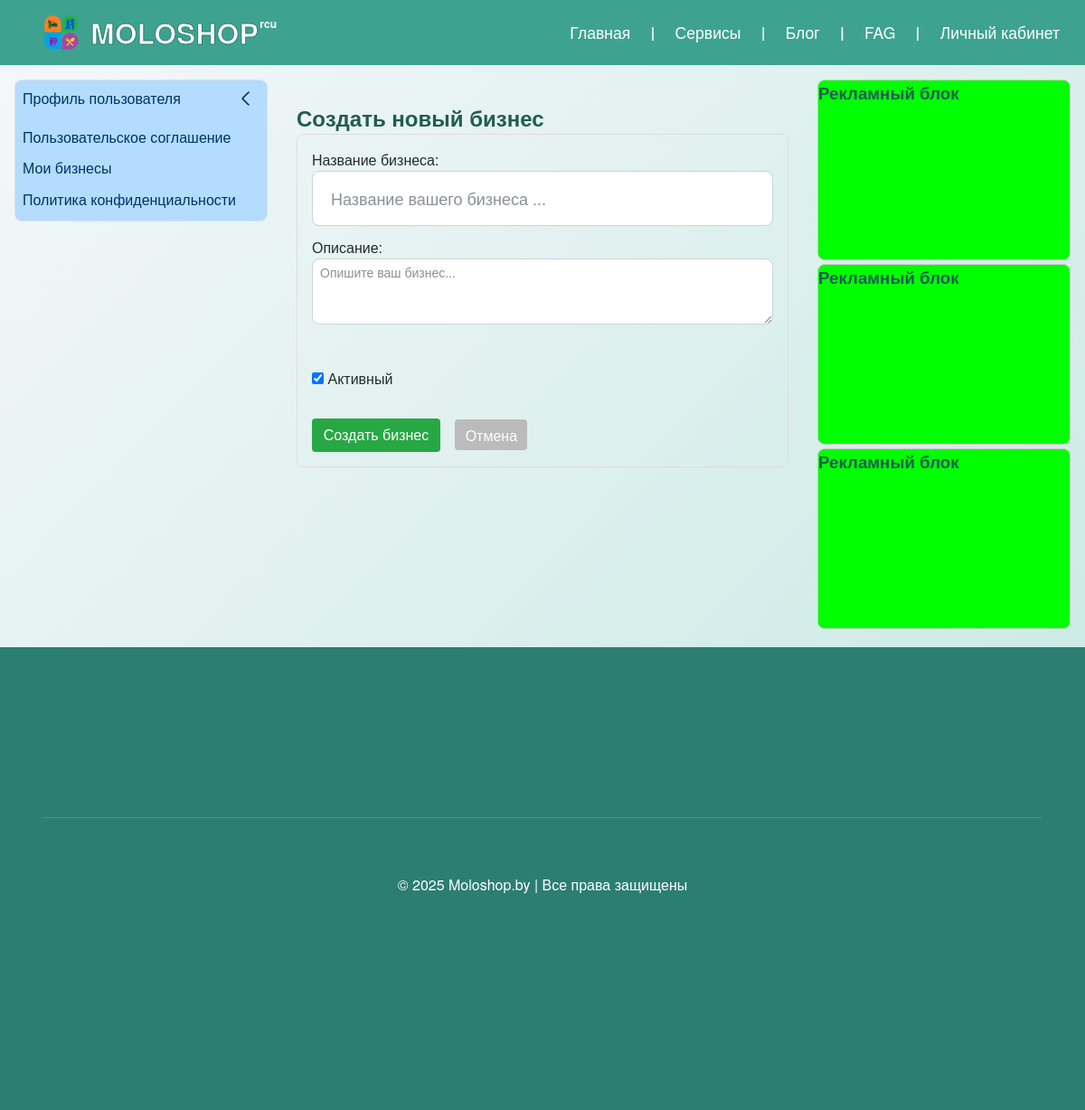
Before: /business/create/ (signed in) with the older database file.
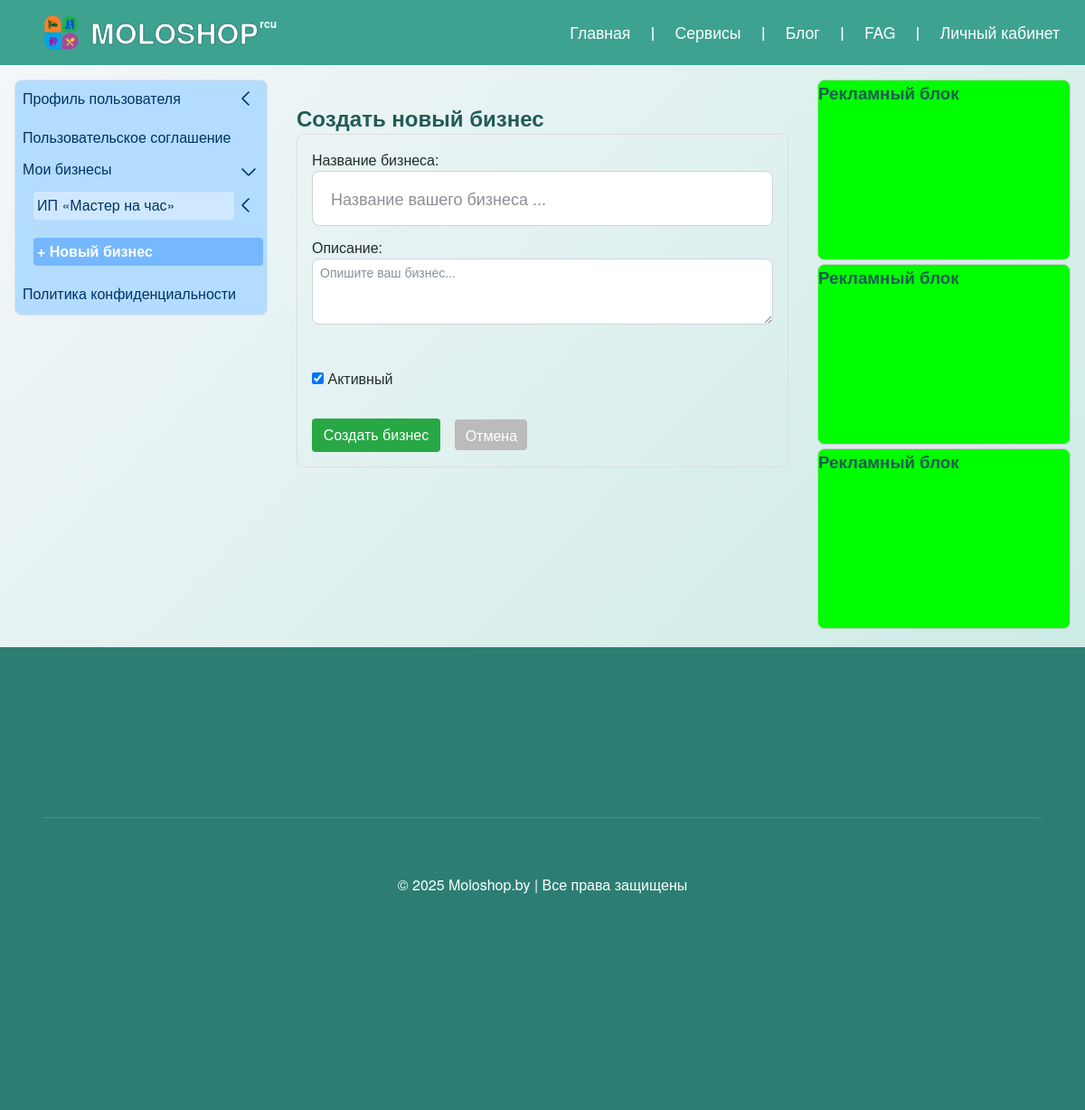
After: the same page with the newer database file.
### apps/users/models/menu.py (models this page shows, shortened)
class ProfileMenuCategory(UUIDModel, MPTTModel):
    user = models.ForeignKey(
        settings.AUTH_USER_MODEL,
        on_delete=models.CASCADE,
        related_name="profile_menu_categories",
        verbose_name="Пользователь",
        null=True,
        blank=True,
        help_text="Пользователь для персональных пунктов меню. Пусто — для общего меню."
    )
    name = models.CharField(max_length=100, verbose_name="Название пункта меню")
    url = models.CharField(max_length=200, blank=True, verbose_name="Имя URL-шаблона",
                           help_text="Имя URL-шаблона с namespace (например: 'landing:policy_detail')")
    url_params = models.JSONField(blank=True, null=True, verbose_name="Параметры для URL",
                                 help_text='Параметры для reverse(), например: {"slug":"politika-konfidentsialnosti"}')
    external_url = models.URLField(blank=True, null=True, verbose_name="Внешняя ссылка",
                                   help_text="Внешняя ссылка (например: https://t.me/moloshop)")
    parent = TreeForeignKey("self", on_delete=models.CASCADE, null=True, blank=True,
                           related_name="children", verbose_name="Родительский пункт меню")
    order = models.PositiveIntegerField(default=0, verbose_name="Порядок сортировки")
    is_active_link = models.BooleanField(default=True, verbose_name="Активная ссылка",
                                         help_text="Если выключена, пункт меню не активен")
    updated_at = models.DateTimeField(auto_now=True, verbose_name="Дата обновления")
    class MPTTMeta:
        order_insertion_by = ["order"]
    class Meta:
        app_label = "users"
        verbose_name = "Пункт меню"
        verbose_name_plural = "Меню личного кабинета"
        ordering = ["order"]
        unique_together = ("user", "name", "parent")
    def get_absolute_url(self):
        from django.urls import reverse
        if self.url:
            try:
                if self.url_params:
                    return reverse(self.url, kwargs=self.url_params)
                return reverse(self.url)
            except Exception:
                return "#"
        elif self.external_url:
            return self.external_url
        return "#"

### apps/business/views/business_options.py (the view)
# urls.py: path("create/", business_create, name="business_create"),
@login_required
def business_create(request):
    if request.method == "POST":
        form = BusinessForm(request.POST, request.FILES)
        if form.is_valid():
            business = form.save(commit=False)
            business.owner = request.user
            business.save()
            root_menu = get_object_or_404(ProfileMenuCategory, user__isnull=True, name="Мои бизнесы", parent=None)
            business_menu = ProfileMenuCategory.objects.create(
                user=request.user,
                name=business.title,
                url='business:business_edit',
                url_params={'business_slug': business.slug},
                order=0,
                parent=root_menu,
            )
            ProfileMenuCategory.objects.create(
                user=request.user,
                name='Адрес',
                url='business:business_address_edit',
                url_params={'business_slug': business.slug},
                order=1,
                parent=business_menu,
            )
            ProfileMenuCategory.objects.create(
                user=request.user,
                name='Контакты',
                url='business:business_contacts_edit',
                url_params={'business_slug': business.slug},
                order=2,
                parent=business_menu,
            )
            ProfileMenuCategory.objects.create(
                user=request.user,
                name='Товары',
                url='business:goods_list',
                url_params={'business_slug': business.slug},
                order=3,
                parent=business_menu,
            )
            ProfileMenuCategory.objects.create(
                user=request.user,
                name='Услуги',
                url='business:service_list',
                url_params={'business_slug': business.slug},
                order=4,
                parent=business_menu,
            )
            messages.success(request, "Бизнес успешно создан и добавлен в меню.")
            return redirect("business:business_edit", business.slug)
    else:
        form = BusinessForm()
    return render(request, "business/showcase/business_create.html", {"form": form})

### apps/core/models/footer_menu.py (called while the page is built)
    def get_col_desktop(self):
        if self.col_desctop:
            return self.col_desctop
        return 4 if self.parent is None and self.order < 4 else 12

    def get_col_md(self):
        return self.col_md or 12

    def get_url(self):
        if self.external_url:
            return self.external_url
        if not self.url or self.url == "#":
            return "#"
        try:
            return reverse(self.url, kwargs=self.url_params or {})
        except NoReverseMatch:
            return "#"

### apps/core/templatetags/footer_menu.py (called while the page is built)
@register.inclusion_tag("core/includes/footer_menu.html", takes_context=True)
def render_footer_menu(context):
    request = context["request"]
    parents = FooterMenuCategory.objects.filter(parent__isnull=True, is_active_link=True).order_by("order")
    return {
        "parents": parents,
        "request": request,
    }

### apps/core/templatetags/string_filters.py (called while the page is built)
@register.filter
def startswith(value, prefix: str) -> bool:
    if not isinstance(value, str):
        return False
    return value.startswith(prefix)

### apps/business/templates/business/showcase/business_create.html (shortened to what this page needs)
{% extends "users/base_userpanel.html" %}
{% load static %}
{% block users_content %}
<div class="container" style="margin-top:1.5rem; margin-bottom:2rem;">
  <h2>Создать новый бизнес</h2>
  <div style="border:1px solid #ddd; border-radius:8px; padding:1rem;">
    <form method="post" enctype="multipart/form-data">
      <div style="margin-bottom:0.75rem;">
        {{ form.title.label_tag }}<br>
        {{ form.title }}
      </div>
      <div style="margin-bottom:0.75rem;">
        {{ form.description.label_tag }}<br>
        {{ form.description }}
      </div>
      <div style="margin-bottom:0.75rem;">
        {{ form.logo.label_tag }}<br>
      </div>
      <div style="margin-bottom:1rem;">
        {{ form.is_visible }} <label for="{{ form.is_visible.id_for_label }}">{{ form.is_visible.label }}</label>
      </div>
      <div style="margin-top:1rem;">
        <button type="submit" style="padding:0.4rem 0.8rem; border:none; background:#28a745; color:#fff; border-radius:4px;">
          Создать бизнес
        </button>
        <a href="{% url 'business:business_list' %}" style="margin-left:0.75rem; padding:0.35rem 0.7rem; background:#bbb; color:#fff; text-decoration:none; border-radius:4px;">
          Отмена
        </a>
      </div>
    </form>
  </div>
</div>
{% endblock %}

### apps/users/templates/users/components/user_menu.html (shortened to what this page needs)
<div class="user-menu-wrapper mb-4 border rounded">
  <nav class="user-menu">
    {% for section in menu_sections %}
      <div class="menu-section">
        {% if section.children.exists %}
          <div class="menu-header-wrap">
            <a href="{{ section.get_absolute_url }}"
               class="menu-header{% if current_path == section.get_absolute_url %} active{% endif %}">
              {{ section.name }}
            </a>
            <label for="toggle-section-{{ section.pk }}" class="chevron-toggle" aria-label="Развернуть меню">
              <span class="chevron-icon"></span>
            </label>
          </div>
          <div class="submenu-wrapper">
            <div class="submenu">
              {% for group in section.children.all %}
                <div class="submenu-group">
                  {% if group.children.exists %}
                    <div class="submenu-header-wrap">
                      <a href="{{ group.get_absolute_url }}"
                         class="submenu-header{% if current_path == group.get_absolute_url %} active{% endif %}">
                        {{ group.name }}
                      </a>
                      <label for="toggle-group-{{ group.pk }}" class="chevron-toggle" aria-label="Развернуть подменю">
                        <span class="chevron-icon"></span>
                      </label>
                    </div>
                  {% else %}
                    <div class="submenu-header-wrap">
                      <a href="{{ group.get_absolute_url }}"
                         class="submenu-header{% if current_path == group.get_absolute_url %} active{% endif %}">
                        {{ group.name }}
                      </a>
                    </div>
                  {% endif %}
                </div>
              {% endfor %}
            </div>
          </div>
        {% else %}
          <div class="menu-header-wrap">
            <a href="{{ section.get_absolute_url }}"
               class="menu-header{% if current_path == section.get_absolute_url %} active{% endif %}">
              {{ section.name }}
            </a>
          </div>
        {% endif %}
      </div>
    {% endfor %}
  </nav>
</div>

Changed rows visible on the page:
added ProfileMenuCategory: name "ИП «Мастер на час»", shown under "Мои бизнесы"
added ProfileMenuCategory: name "+ Новый бизнес", shown under "Мои бизнесы"
